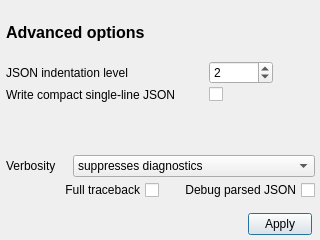
<?xml version="1.0" encoding="UTF-8"?>
<ui version="4.0">
 <class>adv</class>
 <widget class="QDialog" name="adv">
  <property name="geometry">
   <rect>
    <x>0</x>
    <y>0</y>
    <width>320</width>
    <height>240</height>
   </rect>
  </property>
  <property name="windowTitle">
   <string>Dialog</string>
  </property>
  <widget class="QWidget" name="verticalLayoutWidget">
   <property name="geometry">
    <rect>
     <x>0</x>
     <y>0</y>
     <width>321</width>
     <height>241</height>
    </rect>
   </property>
   <layout class="QVBoxLayout" name="vbox08">
    <property name="spacing">
     <number>3</number>
    </property>
    <property name="leftMargin">
     <number>6</number>
    </property>
    <property name="topMargin">
     <number>6</number>
    </property>
    <property name="rightMargin">
     <number>6</number>
    </property>
    <property name="bottomMargin">
     <number>6</number>
    </property>
    <item>
     <spacer name="vspc08a">
      <property name="orientation">
       <enum>Qt::Orientation::Vertical</enum>
      </property>
      <property name="sizeType">
       <enum>QSizePolicy::Policy::Fixed</enum>
      </property>
      <property name="sizeHint" stdset="0">
       <size>
        <width>20</width>
        <height>10</height>
       </size>
      </property>
     </spacer>
    </item>
    <item>
     <widget class="QLabel" name="label08">
      <property name="maximumSize">
       <size>
        <width>16777215</width>
        <height>32</height>
       </size>
      </property>
      <property name="font">
       <font>
        <pointsize>12</pointsize>
        <bold>true</bold>
       </font>
      </property>
      <property name="text">
       <string>Advanced options</string>
      </property>
     </widget>
    </item>
    <item>
     <spacer name="vspc08b">
      <property name="orientation">
       <enum>Qt::Orientation::Vertical</enum>
      </property>
      <property name="sizeType">
       <enum>QSizePolicy::Policy::Fixed</enum>
      </property>
      <property name="sizeHint" stdset="0">
       <size>
        <width>20</width>
        <height>10</height>
       </size>
      </property>
     </spacer>
    </item>
    <item>
     <layout class="QVBoxLayout" name="vbox09">
      <item>
       <layout class="QFormLayout" name="form10">
        <item row="0" column="0">
         <widget class="QLabel" name="label10a">
          <property name="minimumSize">
           <size>
            <width>200</width>
            <height>0</height>
           </size>
          </property>
          <property name="maximumSize">
           <size>
            <width>16777215</width>
            <height>16777215</height>
           </size>
          </property>
          <property name="text">
           <string>JSON indentation level</string>
          </property>
         </widget>
        </item>
        <item row="0" column="1">
         <widget class="QSpinBox" name="spin10">
          <property name="minimumSize">
           <size>
            <width>32</width>
            <height>0</height>
           </size>
          </property>
          <property name="maximumSize">
           <size>
            <width>64</width>
            <height>16777215</height>
           </size>
          </property>
          <property name="minimum">
           <number>0</number>
          </property>
          <property name="value">
           <number>2</number>
          </property>
         </widget>
        </item>
        <item row="1" column="0">
         <widget class="QLabel" name="label10b">
          <property name="minimumSize">
           <size>
            <width>200</width>
            <height>0</height>
           </size>
          </property>
          <property name="text">
           <string>Write compact single-line JSON</string>
          </property>
         </widget>
        </item>
        <item row="1" column="1">
         <widget class="QCheckBox" name="check10"/>
        </item>
       </layout>
      </item>
      <item>
       <layout class="QHBoxLayout" name="hbox11">
        <item>
         <widget class="QLabel" name="label11">
          <property name="minimumSize">
           <size>
            <width>64</width>
            <height>0</height>
           </size>
          </property>
          <property name="maximumSize">
           <size>
            <width>64</width>
            <height>16777215</height>
           </size>
          </property>
          <property name="text">
           <string>Verbosity</string>
          </property>
         </widget>
        </item>
        <item>
         <widget class="QComboBox" name="combo11">
          <item>
           <property name="text">
            <string>suppresses diagnostics</string>
           </property>
          </item>
          <item>
           <property name="text">
            <string>prints diagnostics when present</string>
           </property>
          </item>
          <item>
           <property name="text">
            <string>also prints a success summary</string>
           </property>
          </item>
         </widget>
        </item>
       </layout>
      </item>
      <item>
       <layout class="QHBoxLayout" name="hbox12">
        <item>
         <widget class="QCheckBox" name="check12a">
          <property name="layoutDirection">
           <enum>Qt::LayoutDirection::RightToLeft</enum>
          </property>
          <property name="text">
           <string>Full traceback</string>
          </property>
         </widget>
        </item>
        <item>
         <widget class="QCheckBox" name="check12b">
          <property name="layoutDirection">
           <enum>Qt::LayoutDirection::RightToLeft</enum>
          </property>
          <property name="text">
           <string>Debug parsed JSON</string>
          </property>
         </widget>
        </item>
       </layout>
      </item>
      <item>
       <spacer name="vspc09">
        <property name="orientation">
         <enum>Qt::Orientation::Vertical</enum>
        </property>
        <property name="sizeType">
         <enum>QSizePolicy::Policy::Fixed</enum>
        </property>
        <property name="sizeHint" stdset="0">
         <size>
          <width>20</width>
          <height>10</height>
         </size>
        </property>
       </spacer>
      </item>
      <item>
       <layout class="QHBoxLayout" name="hbox13">
        <property name="leftMargin">
         <number>240</number>
        </property>
        <item>
         <widget class="QPushButton" name="btn13">
          <property name="minimumSize">
           <size>
            <width>64</width>
            <height>0</height>
           </size>
          </property>
          <property name="maximumSize">
           <size>
            <width>64</width>
            <height>16777215</height>
           </size>
          </property>
          <property name="layoutDirection">
           <enum>Qt::LayoutDirection::LeftToRight</enum>
          </property>
          <property name="text">
           <string>Apply</string>
          </property>
          <property name="icon">
           <iconset theme="emblem-default"/>
          </property>
         </widget>
        </item>
       </layout>
      </item>
     </layout>
    </item>
   </layout>
  </widget>
 </widget>
 <resources/>
 <connections/>
</ui>
